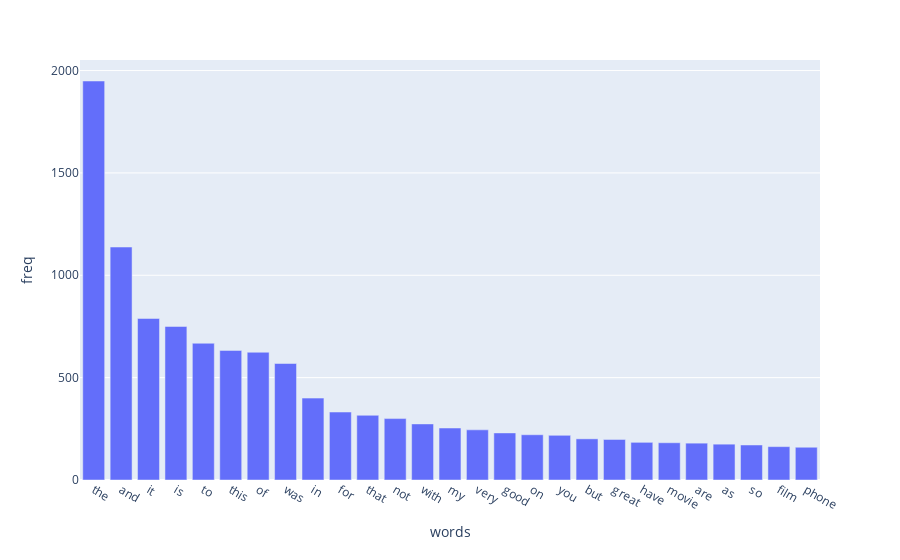

Notebook code cell kept with this figure:
### Markdown cell above
#### long-tail figure

### Code cell
fig.update_layout(xaxis={'categoryorder':'total descending'})
fig.show()

### Figure 1 — Plotly figure (JSON) as saved in the notebook; plotly's stock layout.template omitted (floating-point values rounded to 4 significant figures)
{"data": [{"alignmentgroup": "True", "hovertemplate": "words=%{x}<br>freq=%{y}<extra></extra>", "legendgroup": "", "marker": {"color": "#636efa", "pattern": {"shape": ""}}, "name": "", "offsetgroup": "", "orientation": "v", "showlegend": false, "textposition": "auto", "type": "bar", "x": ["and", "are", "as", "but", "film", "for", "good", "great", "have", "in", "is", "it", "movie", "my", "not", "of", "on", "phone", "so", "that", "the", "this", "to", "very", "was", "with", "you"], "xaxis": "x", "y": [1138, 180, 175, 201, 163, 332, 230, 198, 184, 400, 750, 789, 182, 254, 300, 624, 221, 160, 171, 316, 1949, 633, 668, 245, 569, 274, 218], "yaxis": "y"}], "layout": {"barmode": "relative", "legend": {"tracegroupgap": 0}, "margin": {"t": 60}, "xaxis": {"anchor": "y", "categoryorder": "total descending", "domain": [0, 1], "title": {"text": "words"}}, "yaxis": {"anchor": "x", "domain": [0, 1], "title": {"text": "freq"}}}}
